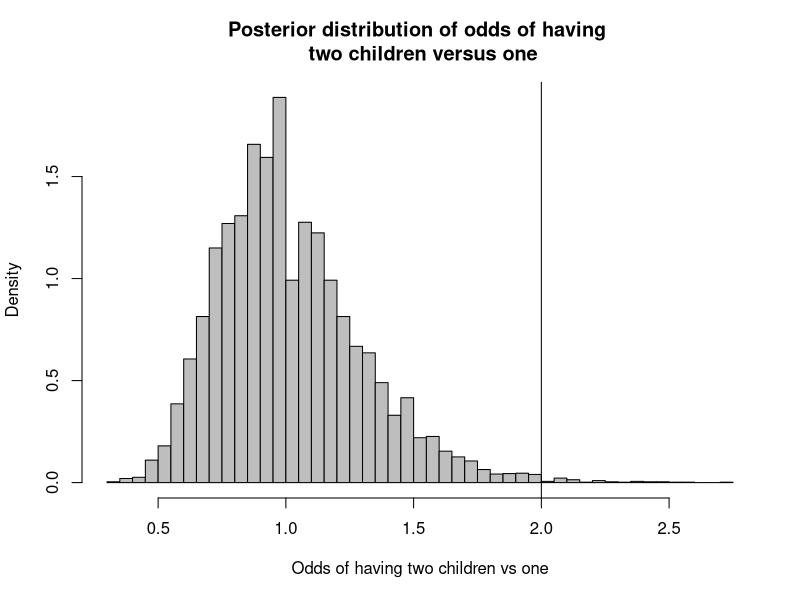

The R source for this figure:
### Model for the number of children for women without college degree and with college degree:
### the model is a Poisson-Gamma model with assumption of independence for the two priors

## prior for theta1
a.theta1 <- 2
b.theta1 <- 1


## prior for theta1
a.theta2 <- 2
b.theta2 <- 1


## data for women without college degree
n1 <- 111
sum.y1 <- 217

## data for women with college degree
n2 <- 44
sum.y2 <- 66

## posterior for theta1
atilde.theta1 <- a.theta1+sum.y1
btilde.theta1 <- b.theta1+n1

## posterior for theta2
atilde.theta2 <- a.theta2+sum.y2
btilde.theta2 <- b.theta2+n2



### Computing posterior p-values

B <- 10000
n1 <- 111
tobs <- 2

theta1.post.samples <- rep(0,B)
ytilde1.samples <- matrix(0,B,n1)
ttilde1.samples <- rep(0,B)

set.seed(0)
for(i in 1:B){
	
	theta1.post.samples[i] <- rgamma(1,atilde.theta1,btilde.theta1)
	ytilde1.samples[i,] <- rpois(n1,theta1.post.samples[i])
	ttilde1.samples[i] <- sum(ytilde1.samples[i,]==2)/sum(ytilde1.samples[i,]==1)
	print(i)
	
}

mean(ttilde1.samples > tobs)


#hist_ttilde1
hist(ttilde1.samples,xlab="Odds of having two children vs one",prob=TRUE,col="grey",
main="Posterior distribution of odds of having \n two children versus one",breaks=50)
abline(v=tobs)


